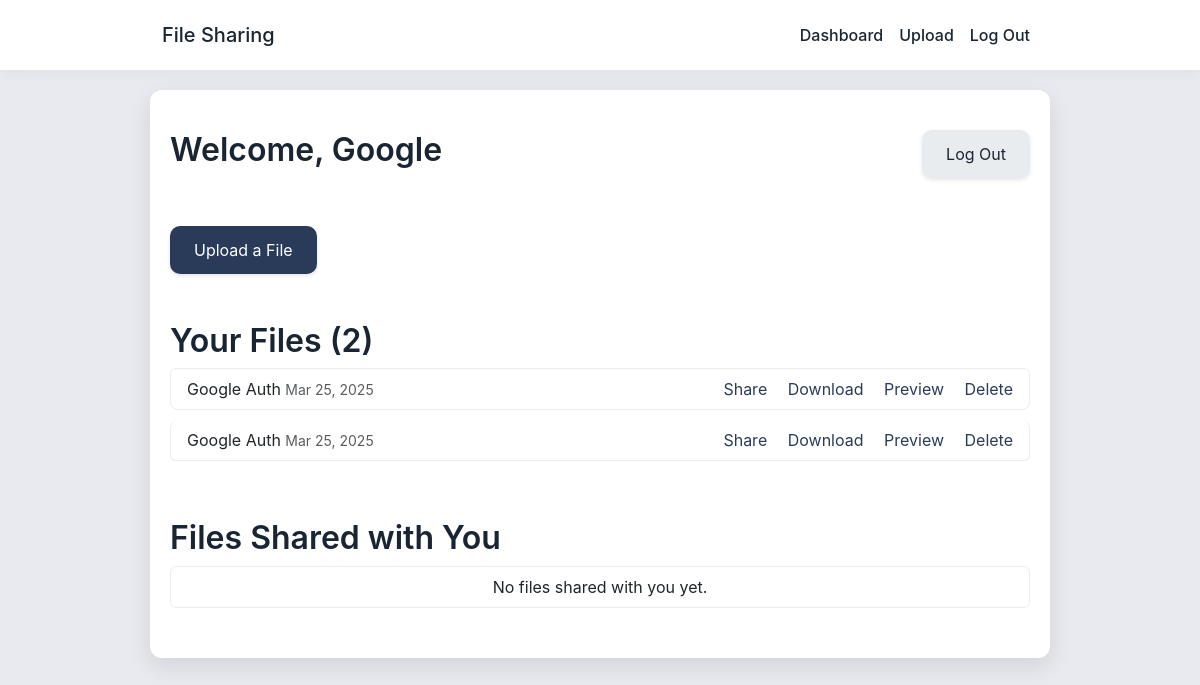
The page / (signed in) on the database its author committed.
### core/models.py (models this page shows, shortened)
class File(models.Model):
    name=models.CharField(max_length=255)
    uploaded_file = models.FileField(upload_to='uploads/%Y/%m/%d/')
    upload_date = models.DateTimeField(auto_now_add=True)
    user = models.ForeignKey(User, on_delete=models.CASCADE)
    def get_file_type(self):
        return os.path.splitext(self.uploaded_file.name)[1].lower()

### core/views.py (the view)
# urls.py: path('', views.dashboard, name='dashboard'),
@login_required(login_url='login')
def dashboard(request):
    files = File.objects.filter(user=request.user)
    totalfiles = files.count()
    sharedfiles = SharedFile.objects.filter(shared_with = request.user)
    return render(request,'core/dashboard.html', {'files':files, 'totalfiles':totalfiles , 'sharedfiles':sharedfiles})

### core/templates/core/dashboard.html (shortened to what this page needs)
{% extends 'core/base.html' %}
{% block content %}
<div class="d-flex justify-content-between align-items-center mb-5">
    <h1>Welcome, {{ user.username }}</h1>
    <a href="{% url 'logout' %}" class="btn btn-secondary">Log Out</a>
</div>
<a href="{% url 'upload_file' %}" class="btn btn-primary mb-5">Upload a File</a>
<h2>Your Files ({{ totalfiles }})</h2>
<ul class="list-group mb-5">
{% for file in files %}
    <li class="list-group-item d-flex justify-content-between align-items-center">
        <span>{{ file.name }} <small class="text-muted">{{ file.upload_date|date:"M d, Y" }}</small></span>
        <span>
            <a href="{% url 'share_file' file.id %}" class="me-3">Share</a>
            <a href="{{ file.uploaded_file.url }}" download class="me-3">Download</a>
            <a href="#" data-bs-toggle="modal" data-bs-target="#previewModal{{ file.id }}" class="me-3">Preview</a>
            <a href="{% url 'delete_file' file.id %}">Delete</a>
        </span>
    </li>
{% empty %}
    <li class="list-group-item text-center">No files uploaded yet.</li>
{% endfor %}
</ul>
<h2>Files Shared with You</h2>
<ul class="list-group">
{% for shared in sharedfiles %}
    <li class="list-group-item d-flex justify-content-between align-items-center">
        <span>{{ shared.file.name }} <small class="text-muted">Shared by {{ shared.file.user.username }} on {{ shared.shared_date|date:"M d, Y" }}</small></span>
        <span>
            <a href="{{ shared.file.uploaded_file.url }}" download class="me-3">Download</a>
            <a href="#" data-bs-toggle="modal" data-bs-target="#previewModal{{ shared.id }}" class="me-3">Preview</a>
        </span>
    </li>
{% empty %}
    <li class="list-group-item text-center">No files shared with you yet.</li>
{% endfor %}
</ul>
{% endblock %}

### core/templates/core/base.html (style rules this page uses)
body { font-family: -apple-system, BlinkMacSystemFont, "Segoe UI", Roboto, sans-serif; background-color: #E8EAEF; color: #1A2533; }
h1, h2 { font-weight: 600; font-size: 2rem; }
.btn-primary { background-color: #2A3B5A; border: none; border-radius: 10px; padding: 12px 24px; box-shadow: 0 2px 4px rgba(0, 0, 0, 0.1); transition: all 0.2s ease; }
.btn-secondary { background-color: #E9ECEF; color: #1A2533; border: none; border-radius: 10px; padding: 12px 24px; box-shadow: 0 2px 4px rgba(0, 0, 0, 0.1); transition: all 0.2s ease; }
a { color: #2A3B5A; text-decoration: none; }
.list-group-item { background-color: #FFFFFF; border: 1px solid #E9ECEF; border-radius: 8px; margin-bottom: 10px; }

### rows shown on the page
File: name "Google Auth", upload_date "Mar 25, 2025"
File: name "Google Auth", upload_date "Mar 25, 2025"

### other values the page prints
{{ user.username }} "Google"
{{ totalfiles }} "2"
